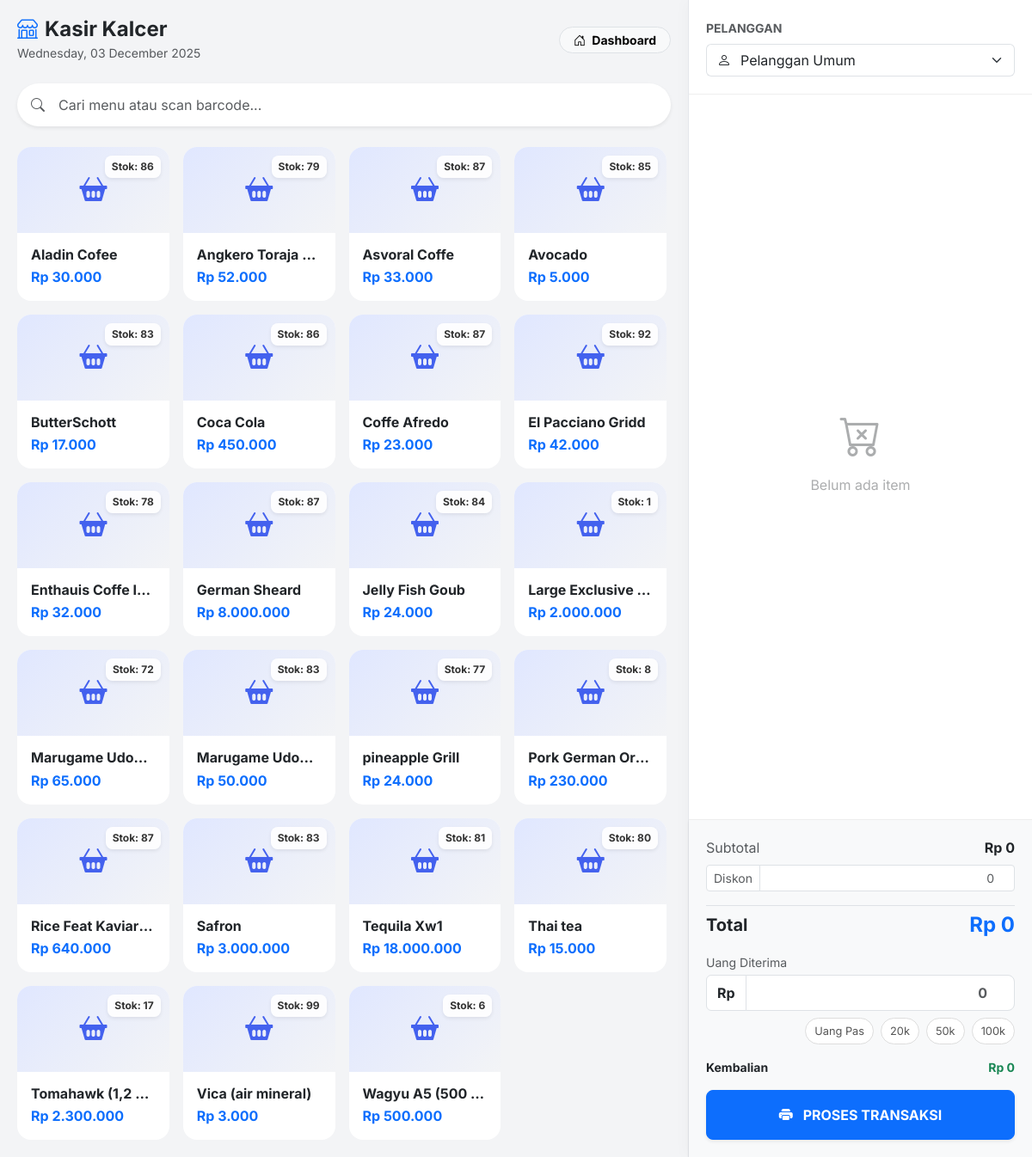
The app's page /kasir.php with its own data.
### tables this page shows
CREATE TABLE `produk` (
  `id` int(11) NOT NULL,
  `nama_produk` varchar(100) DEFAULT NULL,
  `harga` decimal(10,2) DEFAULT NULL,
  `stok` int(11) DEFAULT NULL,
  `kode_barang` varchar(20) DEFAULT NULL
);

### kasir.php (the view, shortened to what this page needs)
<?php
include 'koneksi.php';
?>
<!DOCTYPE html>
<html lang="id">
<head>
    <link rel="stylesheet" href="https://cdn.jsdelivr.net/npm/bootstrap-icons@1.10.0/font/bootstrap-icons.css">
    <link href="https://cdn.jsdelivr.net/npm/bootstrap@5.3.0/dist/css/bootstrap.min.css" rel="stylesheet">
</head>
<body>
<div class="main-layout">
    <div class="left-panel">
        <header class="d-flex justify-content-between align-items-center mb-4">
            <div>
                <h4 class="fw-bold mb-0 text-dark"><i class="bi bi-shop me-2 text-primary"></i>Kasir Kalcer</h4>
                <small class="text-muted"><?= date('l, d F Y') ?></small>
            </div>
            <a href="dashboard.php" class="btn btn-light border btn-sm rounded-pill px-3 fw-bold">
                <i class="bi bi-house-door me-1"></i> Dashboard
            </a>
        </header>
        <div class="position-relative mb-4">
            <span class="position-absolute top-50 start-0 translate-middle-y ms-3 text-muted">
                <i class="bi bi-search"></i>
            </span>
            <input type="text" id="searchProduct" class="form-control form-control-lg ps-5 rounded-pill border-0 shadow-sm" placeholder="Cari menu atau scan barcode..." style="height: 50px;">
        </div>
        <div class="product-scroll-area">
            <div class="row g-3" id="product-list">
                <?php
                $prod = mysqli_query($conn, "SELECT * FROM produk WHERE stok > 0 ORDER BY nama_produk ASC");
                while($p = mysqli_fetch_assoc($prod)){
                ?>
                <div class="col-6 col-md-4 col-lg-3 product-item" data-name="<?= strtolower($p['nama_produk']) ?>">
                    <div class="product-card h-100" onclick="addToCart(<?= $p['id'] ?>, '<?= addslashes($p['nama_produk']) ?>', <?= $p['harga'] ?>)">
                        <span class="stok-badge shadow-sm">Stok: <?= $p['stok'] ?></span>
                        <div class="product-img-placeholder">
                            <i class="bi bi-basket2-fill"></i>
                        </div>
                        <div class="p-3">
                            <h6 class="fw-bold text-dark mb-1 text-truncate"><?= $p['nama_produk'] ?></h6>
                            <p class="text-primary fw-bold mb-0">Rp <?= number_format($p['harga'],0,',','.') ?></p>
                        </div>
                    </div>
                </div>
                <?php } ?>
            </div>
        </div>
    </div>
    <div class="right-panel">
        <div class="cart-header">
            <label class="small text-muted fw-bold text-uppercase mb-2">Pelanggan</label>
            <div class="input-group">
                <span class="input-group-text bg-white border-end-0"><i class="bi bi-person"></i></span>
                <select id="pelanggan" class="form-select border-start-0 ps-0 shadow-none">
                    <option value="1">Pelanggan Umum</option>
                </select>
            </div>
        </div>
        <div class="cart-items" id="cart-container">
            <div class="d-flex flex-column align-items-center justify-content-center h-100 text-muted opacity-50">
                <i class="bi bi-cart-x" style="font-size: 3rem;"></i>
                <p class="mt-2">Belum ada item</p>
            </div>
        </div>
        <div class="cart-footer shadow-sm">
            <div class="d-flex justify-content-between mb-2">
                <span class="text-muted">Subtotal</span>
                <span class="fw-bold" id="subtotal-text">Rp 0</span>
            </div>
            <div class="input-group input-group-sm mb-3">
                <span class="input-group-text bg-white text-muted">Diskon</span>
                <input type="number" id="input-diskon" class="form-control text-end" placeholder="0">
            </div>
            <div class="d-flex justify-content-between align-items-center mb-3 pt-2 border-top">
                <span class="h5 mb-0 fw-bold">Total</span>
                <span class="h4 mb-0 fw-bold text-primary" id="total-text">Rp 0</span>
            </div>
            <div class="mb-3">
                <label class="small text-muted mb-1">Uang Diterima</label>
                <div class="input-group mb-2">
                    <span class="input-group-text bg-white fw-bold">Rp</span>
                    <input type="number" id="input-bayar" class="form-control form-control-lg fw-bold text-end" placeholder="0">
                </div>
                <div class="d-flex gap-2 justify-content-end">
                    <button type="button" class="btn-quick-money" onclick="setMoney('pas')">Uang Pas</button>
                    <button type="button" class="btn-quick-money" onclick="setMoney(20000)">20k</button>
                    <button type="button" class="btn-quick-money" onclick="setMoney(50000)">50k</button>
                    <button type="button" class="btn-quick-money" onclick="setMoney(100000)">100k</button>
                </div>
            </div>
            <div class="d-flex justify-content-between mb-3 small fw-bold">
                <span>Kembalian</span>
                <span class="text-success" id="kembalian-text">Rp 0</span>
            </div>
            <form method="POST" id="form-checkout">
                <button type="button" onclick="prosesBayar()" class="btn btn-primary w-100 py-3 rounded-3 fw-bold shadow-sm">
                    <i class="bi bi-printer-fill me-2"></i> PROSES TRANSAKSI
                </button>
            </form>
        </div>
    </div>
</div>
</body>
</html>

### kasir.php (style rules this page uses)
:root { --primary-color: #4361ee; --bg-color: #f3f4f6; --card-radius: 16px; }
body { font-family: 'Inter', sans-serif; background-color: var(--bg-color); height: 100vh; overflow: hidden; }
.main-layout { height: 100vh; display: flex; }
.left-panel { flex: 1; display: flex; flex-direction: column; padding: 20px; overflow: hidden; }
.right-panel { width: 400px; background: white; display: flex; flex-direction: column; border-left: 1px solid #e5e7eb; box-shadow: -5px 0 15px rgba(0,0,0,0.02); }
.product-scroll-area { flex: 1; overflow-y: auto; padding-right: 5px; }
.product-card { border: none; border-radius: var(--card-radius); background: white; transition: all 0.2s; cursor: pointer; overflow: hidden; position: relative; }
.product-img-placeholder { height: 100px; background: linear-gradient(135deg, #e0e7ff 0%, #f3f4f6 100%); display: flex; align-items: center; justify-content: center; color: var(--primary-color); font-size: 2rem; }
.stok-badge { position: absolute; top: 10px; right: 10px; background: rgba(255,255,255,0.9); padding: 4px 8px; border-radius: 8px; font-size: 0.75rem; font-weight: bold; color: #333; }
.cart-header { padding: 20px; border-bottom: 1px solid #eee; }
.cart-items { flex: 1; overflow-y: auto; padding: 20px; }
.cart-footer { padding: 20px; background: #f8f9fa; border-top: 1px solid #eee; }
.form-control-lg { font-size: 1rem; }
.btn-quick-money { font-size: 0.8rem; border: 1px solid #ddd; background: white; color: #555; padding: 5px 10px; border-radius: 50px; transition: 0.2s; }

### records on screen
produk: stok "86", nama_produk "Aladin Cofee", harga "30.000"
produk: stok "79", nama_produk "Angkero Toraja…", harga "52.000"
produk: stok "87", nama_produk "Asvoral Coffe", harga "33.000"
produk: stok "85", nama_produk "Avocado", harga "5.000"
produk: stok "83", nama_produk "ButterSchott", harga "17.000"
produk: stok "86", nama_produk "Coca Cola", harga "450.000"
produk: stok "87", nama_produk "Coffe Afredo", harga "23.000"
produk: stok "92", nama_produk "El Pacciano Gridd", harga "42.000"
produk: stok "78", nama_produk "Enthauis Coffe I…", harga "32.000"
produk: stok "87", nama_produk "German Sheard", harga "8.000.000"
produk: stok "84", nama_produk "Jelly Fish Goub", harga "24.000"
produk: stok "1", nama_produk "Large Exclusive…", harga "2.000.000"
produk: stok "72", nama_produk "Marugame Udo…", harga "65.000"
produk: stok "83", nama_produk "Marugame Udo…", harga "50.000"
produk: stok "77", nama_produk "pineapple Grill", harga "24.000"
produk: stok "8", nama_produk "Pork German Ori…", harga "230.000"
produk: stok "87", nama_produk "Rice Feat Kaviar…", harga "640.000"
produk: stok "83", nama_produk "Safron", harga "3.000.000"
produk: stok "81", nama_produk "Tequila Xw1", harga "18.000.000"
produk: stok "80", nama_produk "Thai tea", harga "15.000"
produk: stok "17", nama_produk "Tomahawk (1,2…", harga "2.300.000"
produk: stok "99", nama_produk "Vica (air mineral)", harga "3.000"
produk: stok "6", nama_produk "Wagyu A5 (500…", harga "500.000"
